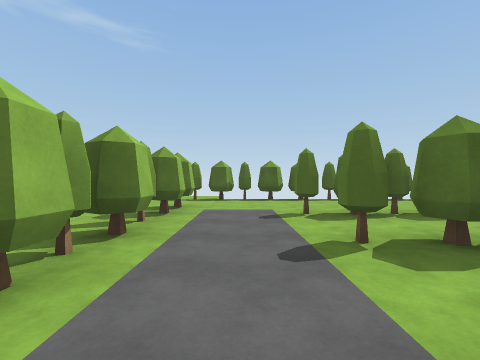
[1] (above)

16 first-person views from a walk through a scene from a Unity 3-D project. The camera is 1.3 m above the floor, looks level and sees 90° across. The floor is counted in squares, 2 m on a side. Each view is taken from the middle of a square. On the plan, view 1 faces up. The plan holds only what a view shows up to about 9 squares ahead; the rest is blank. The place goes on beyond the plan.

[2]
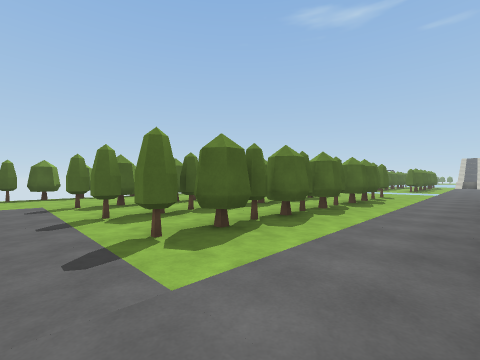

[3]
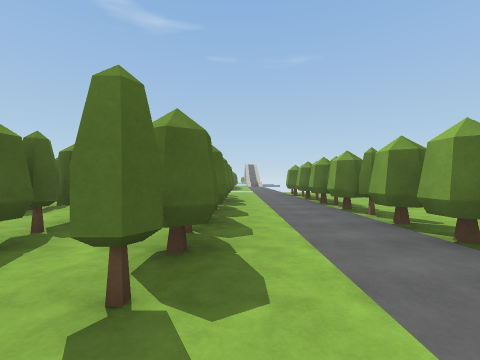

[4]
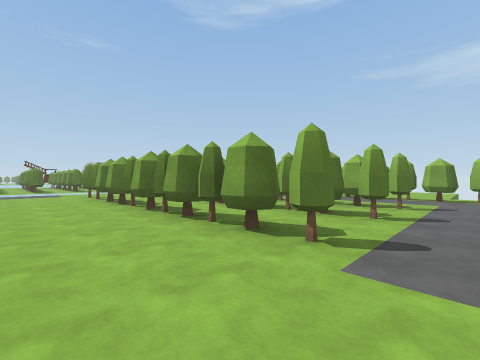

[5]
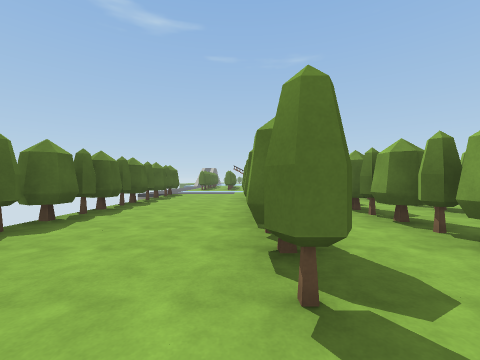

[6]
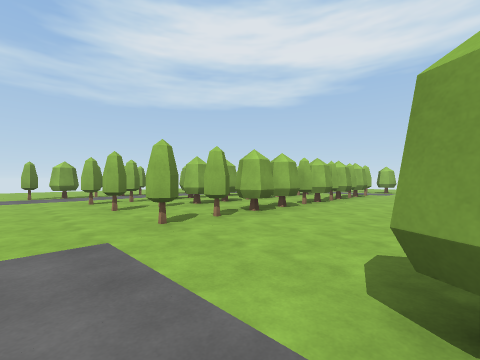

[7]
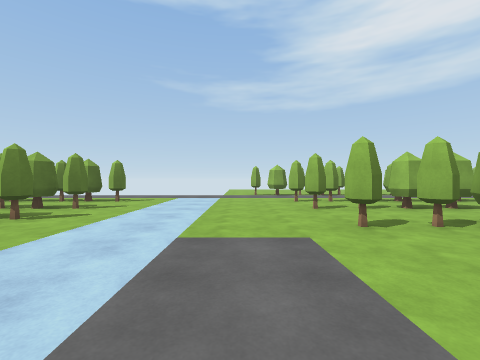

[8]
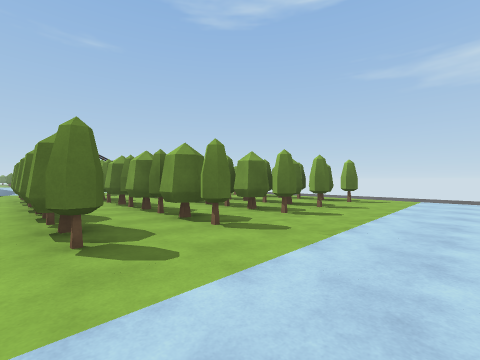

[9]
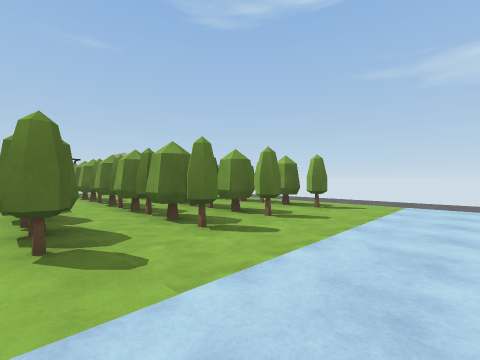

[10]
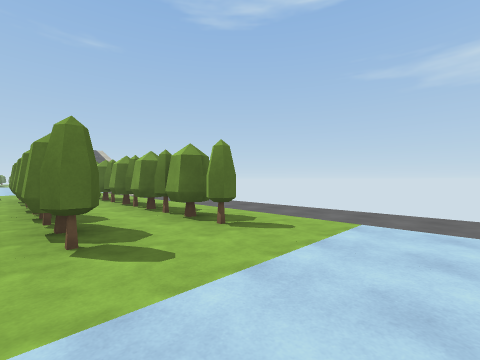

[11]
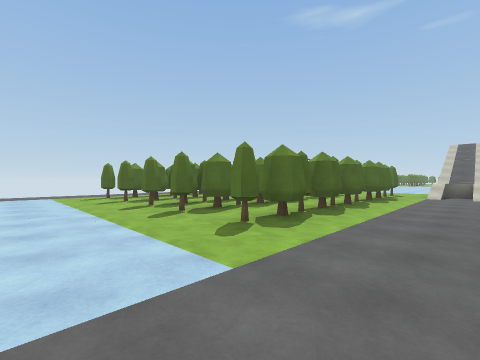

[12]
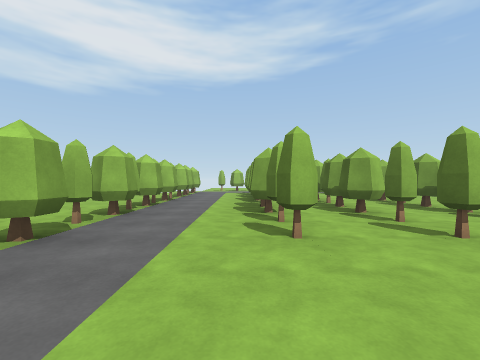

[13]
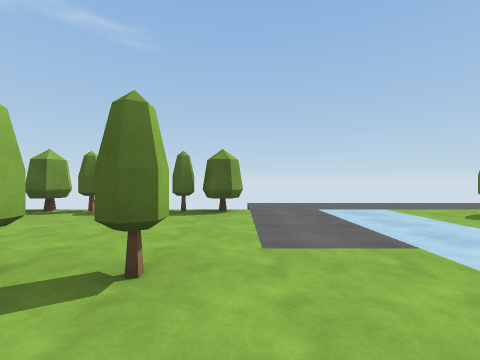

[14]
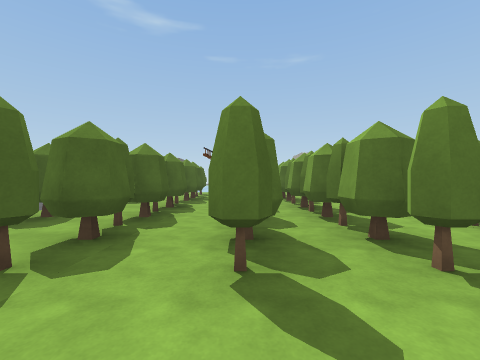

[15]
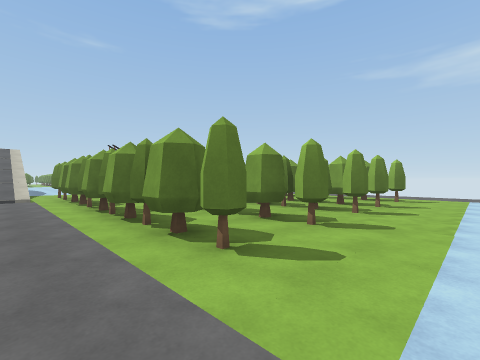

[16]
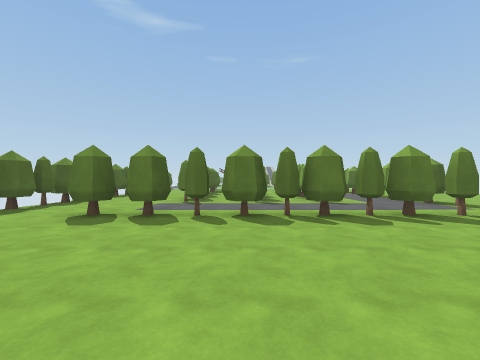

### Floor plan
Key: @ floor where view 1 was taken; # wall or solid block; x gap in a wall; . floor; T thing the floor can be seen under or through.
Columns run from 6 left of view 1 to 22 right of it. Each row starts with its distance up from view 1.
  9     ..            ...........
  8     .#x#xxx#xxxxx#...........
  7     ..................#####.#
  6    ..#................#######
  5   ..##..####xxxx.............
  4  ...x...##............#####.#
  3 ....#.........#x......x......
  2  ...x..TTTTT###.......#####.#
  1   ..##.TTTTTT##x......#####.#
  0    .##@......................
 -1     #........................
 -2      ..#xxx##xxxx#...........
 -3       x#...# ......
 -4        .........
 -5         ..

Where each view was taken, in squares from view 1:
view 1: 0 up, 0 right, facing up
view 2: 2 down, 0 right, facing up-right
view 3: 0 up, 0 right, facing right
view 4: 7 up, 0 right, facing down-right
view 5: 5 up, 0 right, facing right
view 6: 8 up, 12 right, facing down-left
view 7: 8 up, 12 right, facing down
view 8: 8 up, 13 right, facing down-right
view 9: 6 up, 13 right, facing down-right
view 10: 3 up, 13 right, facing down-right
view 11: 2 down, 13 right, facing up-right
view 12: 0 up, 13 right, facing left
view 13: 3 up, 11 right, facing up
view 14: 4 up, 14 right, facing right
view 15: 9 up, 14 right, facing down-right
view 16: 3 up, 6 left, facing right
